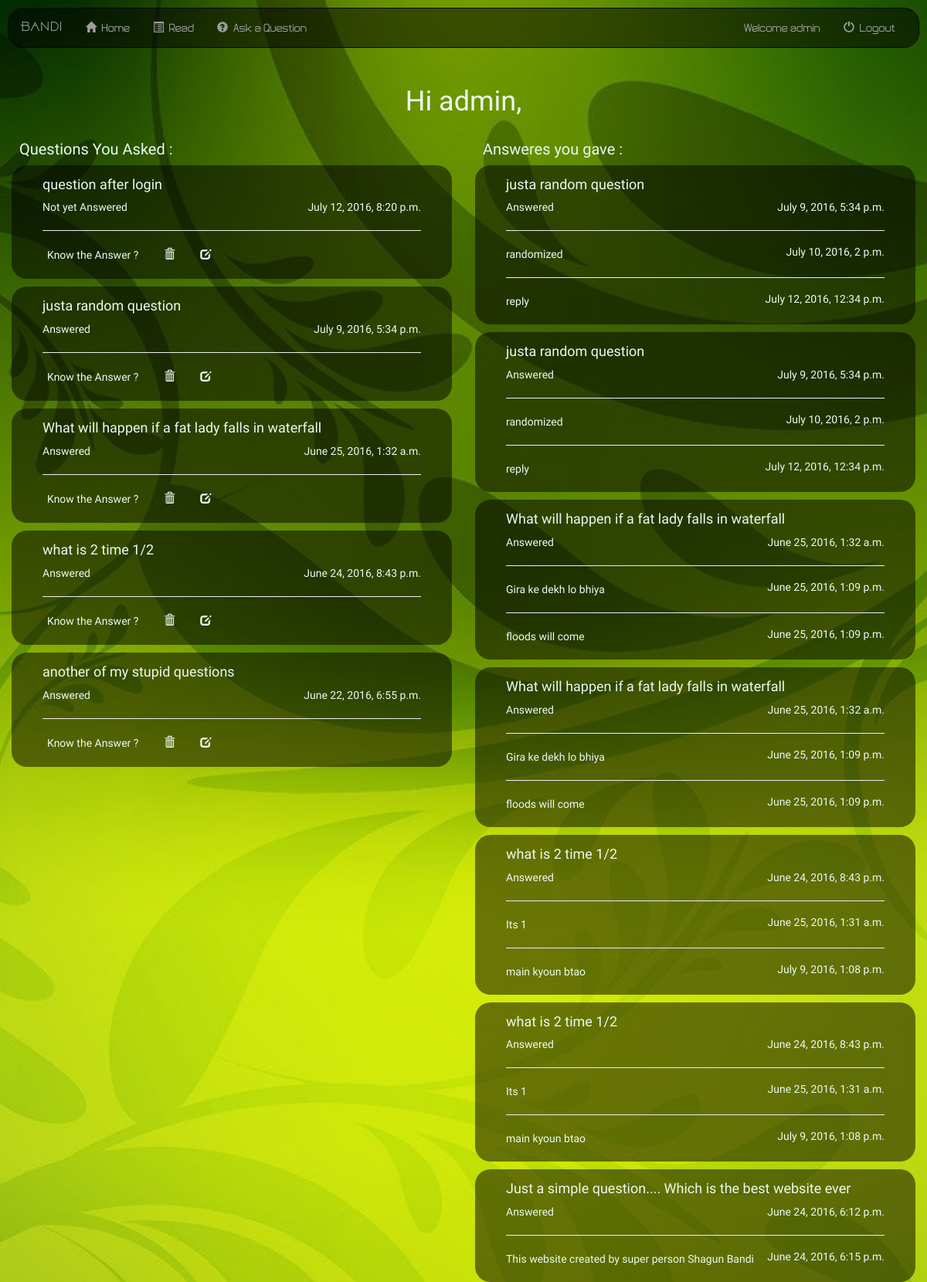
The app's page /forum/profile/ (signed in) with its own data.
### forum/models.py (models this page shows, shortened)
class Question(models.Model):
    ques = models.CharField(max_length=10000)
    ques_author = models.CharField(max_length=30)
    ques_date = models.DateTimeField(default=datetime.now(), blank=True)

class Answer(models.Model):
    question = models.ForeignKey(Question, on_delete=models.CASCADE)
    ans = models.CharField(max_length=10000)
    ans_author = models.CharField(max_length=30)
    ans_date = models.DateTimeField(default=datetime.now(), blank=True)

### forum/views.py (the view)
class MyView(generic.ListView):
    template_name = 'forum/myquestions.html'
    context_object_name = 'all_ques'
    def get_queryset(self):
        return Question.objects.all()

### forum/templates/forum/myquestions.html (shortened to what this page needs)
{% extends 'forum/base.html' %}
{% block body %}
    <div class="col-md-12">
        <h1 id="welcome"><center>Hi {{ request.user.username }},<br> </center></h1>
    </div>
<div class="col-md-6" >
    <h3 id="heads">&nbsp;&nbsp;Questions You Asked : </h3>
    {% if all_ques %}
        {% for questions in all_ques reversed %}
            {% if questions.ques_author == request.user.username %}
                <a href="{% url 'forum:detail' questions.id %}">
                    <div class="classWithPad rightwala" id="issele">
                        <h4>{{ questions.ques }}</h4>
                        <span style="float:right">{{ questions.ques_date }}</span>
                        {% if questions.answer_set.all %}
                            <p>Answered</p>
                        {% else %}
                                <p>Not yet Answered</p>
                        {% endif %}
                        <hr>
                        <form action="{% url 'forum:answer-add' questions.id %}" method="post" style="display:inline;">
                            <button type="submit">
                                <span>Know the Answer ?</span>
                            </button>
                        </form>
                            <form action="{% url 'forum:question-delete' questions.id %}" method="post" style="display:inline;">
                                <button type="submit">
                                    <span class="glyphicon glyphicon-trash"></span>
                                </button>
                            </form>
                            <form action="{% url 'forum:question-update' questions.id %}" style="display:inline;">
                                <button type="submit">
                                    <span class="glyphicon glyphicon-edit"> </span>
                                </button>
                            </form>
                    </div>
                </a>
            {% endif %}
        {% endfor %}
    {% else %}
        <div class="classWithPad">
                <h3>No Questions Yet</h3>
        </div>
    {% endif %}
</div>
<div class="col-md-6" >
    <h3 id="heads">&nbsp;&nbsp;Answeres you gave : </h3>
    {% if all_ques %}
        {% for questions in all_ques reversed %}
            {% for answeres in questions.answer_set.all %}
            {% if answeres.ans_author == request.user.username %}
                <a href="{% url 'forum:detail' questions.id %}">
                    <div class="classWithPad rightwala" id="issele">
                        <h4>{{ questions.ques }}</h4>
                        <span style="float:right">{{ questions.ques_date }}</span>
                        {% if questions.answer_set.all %}
                                <p>Answered</p>
                        {% endif %}
                        {% for answeres in questions.answer_set.all|slice:':2' %}
                            {% if answeres.ans_author == request.user.username %}
                                <hr/>
                                <h4><h5><span style="float:right">{{ answeres.ans_date }}</span></h5>{{ answeres.ans }}</h4>
                            {% endif %}
                        {% endfor %}
                    </div>
                </a>
            {% endif %}
        {% endfor %}
        {% endfor %}
    {% else %}
        <div class="classWithPad">
                <h3>No Questions Yet</h3>
        </div>
    {% endif %}
</div>
{% endblock %}

### forum/templates/forum/base.html (shortened to what this page needs)
<html lang="en">
<head>
    <link rel="stylesheet" href="http://maxcdn.bootstrapcdn.com/bootstrap/3.3.6/css/bootstrap.min.css">
    {% load staticfiles %}
    <link rel="stylesheet" type="text/css" href="{% static 'forum/style.css' %}"/>
</head>
<body>
<nav class="navbar navbar-inverse">
  <div class="container-fluid">
    <div class="navbar-header">
      <a class="navbar-brand" href="{% url 'forum:index' %}">Bandi</a>
    </div>
    <div class="collapse navbar-collapse" id="topNavBar">
        <ul class="nav navbar-nav">
            <li class="">
              <a href="{% url 'forum:index' %}">
                <span class="glyphicon glyphicon-home" aria-hidden="true"></span>&nbsp; Home
              </a>
            </li>
            <li class="">
              <a href="{% url 'forum:read' %}">
                <span class="glyphicon glyphicon-list-alt" aria-hidden="true"></span>&nbsp; Read
              </a>
            </li>
            <li class="">
              <a href="{%  url 'forum:question-add' %}">
                <span class="glyphicon glyphicon-question-sign" aria-hidden="true"></span>&nbsp; Ask a Question
              </a>
            </li>
        </ul>
        <ul class="nav navbar-nav navbar-right">
            {% if user.is_authenticated %}
                <li class="">
                    <a href="{% url 'forum:profile' %}">
                        Welcome {{ request.user.username }}
                    </a>
                </li>
                <li class="">
                    <a href="{% url 'forum:logout' %}">
                        <span class="glyphicon glyphicon-off" aria-hidden="true"></span>&nbsp; Logout
                    </a>
                </li>
            {% endif %}
        </ul>
    </div>
  </div>
</nav>
{% block checker %}
{% if user.is_authenticated %}
{% block body %}
{% endblock %}
{% else %}
    <div id="msg">
        <p>Please <a id="baseLoginLink" href="{% url 'forum:login' %}">Login</a> Before continuing</p>
    </div>
{% endif %}
{% endblock %}
</body>
</html>

### forum/static/forum/style.css (style rules this page uses)
body { background: white url("images/back.jpg") no-repeat center center fixed;; background-size: cover; font-family: Source Sans Pro; animation-name:apear; animation-duration: .2s; }
.navbar { margin:10px; border-radius: 20px; margin-bottom: 30px; background-color: rgba(0, 0, 0, 0.5); font-family: myfont1; }
.navbar-brand { font-family: 'myfont' , cursive; }
.classWithPad { border-radius: 20px; padding: 5px; margin-top: 10px; padding-left: 40px; padding-right: 40px; padding-bottom: 20px; transition-duration: .3s; transition-property: background-color; color: #ecf9ec; background-color: rgba(0, 0, 0, 0.5); }
a { text-decoration: none; color: #9d9d9d; transition-duration: .3s; }
#heads { font-size: 20px; color: #ecf9ec; }
button { border:0px solid rgba(0,0,0,0); background:rgba(0,0,0,0); }
#welcome { color: #ecf9ec; }
.glyphicon { transform: rotate(0deg); }

### records on screen
Question: ques "question after login", ques_date "July 12, 2016, 8:20 p.m.", shows "Not yet Answered"
Question: ques "justa random question", ques_date "July 9, 2016, 5:34 p.m.", shows "Answered"
Question: ques "What will happen if a fat lady falls in waterfall", ques_date "June 25, 2016, 1:32 a.m.", shows "Answered"
Question: ques "what is 2 time 1/2", ques_date "June 24, 2016, 8:43 p.m.", shows "Answered"
Question: ques "another of my stupid questions", ques_date "June 22, 2016, 6:55 p.m.", shows "Answered"
Answer: shows "Answered", ans_date "July 10, 2016, 2 p.m.", ans "randomized"
Answer: ans_date "July 12, 2016, 12:34 p.m.", ans "reply", shows "Answered"
Answer: shows "Answered", ans_date "June 25, 2016, 1:09 p.m.", ans "Gira ke dekh lo bhiya"
Answer: ans_date "June 25, 2016, 1:09 p.m.", ans "floods will come", shows "Answered"
Answer: shows "Answered", ans_date "June 25, 2016, 1:31 a.m.", ans "Its 1"
Answer: ans_date "July 9, 2016, 1:08 p.m.", ans "main kyoun btao", shows "Answered"
Question: ques "Just a simple question.... Which is the best website ever", ques_date "June 24, 2016, 6:12 p.m."
Answer: shows "Answered", ans_date "June 24, 2016, 6:15 p.m.", ans "This website created by super person Shagun Bandi"

### other values on screen
{{ request.user.username }} "admin"
